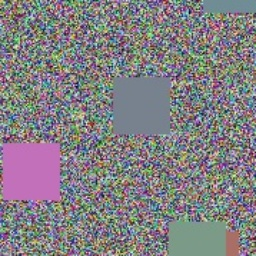
#> input picture DATA/AIGenerated/AIGen_0000.jpg, 256 x 256 px; its folder holds only this picture in this run
$ python balance_by_augmentation.py
#> lines starting #> are read from the running program, lines starting #| are printed output that depends on the picture
"""
Balance the AI-Generated dataset folder to exactly 5,000 images
using local high-fidelity data augmentation (oversampling).
This runs instantly without any network dependencies.
"""

import os
import random
from pathlib import Path
from PIL import Image, ImageOps, ImageEnhance

def main():
    root = Path(__file__).resolve().parent.parent
    aigen_dir = root / "DATA" / "AIGenerated"

    if not aigen_dir.exists():
        print(f"[Error] Directory not found: {aigen_dir}")
        return

    # Gather all existing local AI-Generated images
    existing_files = [f for f in aigen_dir.iterdir() if f.suffix.lower() in {".jpg", ".jpeg", ".png"}]
    existing_count = len(existing_files)
    target = 5000
    need_count = max(0, target - existing_count)

    print("=" * 60)
    print("Verifixia - High-Fidelity Dataset Augmentation Balancer")
    print("=" * 60)
    print(f"Target count  : {target} images")
    print(f"Current count : {existing_count} images")
    print(f"Need to create: {need_count} images (Oversampling & Augmenting)")
    print("=" * 60)

    if need_count == 0:
        print("[OK] Already balanced. Nothing to do.")
        return

    # Randomly select samples with replacement to fill the gap
    selected_files = random.choices(existing_files, k=need_count)

    saved_count = 0
    print("Augmenting and saving images locally...")

    for idx, img_path in enumerate(selected_files):
        try:
            with Image.open(img_path) as img:
                # 1. Random Horizontal Flip (highly effective, keeps realism)
#> img is the input picture: PIL image 256x256 RGB; mean R, G, B 130.4, 127.6, 131.6
                if random.random() > 0.5:
                    img = ImageOps.mirror(img)
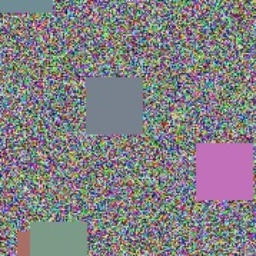
#> img: PIL image 256x256 RGB; mean R, G, B 130.4, 127.6, 131.6

                # 2. Slight rotation (-8 to +8 degrees)
                angle = random.uniform(-8.0, 8.0)
                img = img.rotate(angle, resample=Image.Resampling.BICUBIC, expand=False)
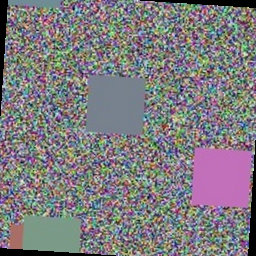
#> img: PIL image 256x256 RGB; mean R, G, B 126.1, 123.2, 127.2

                # 3. Slight brightness/contrast tweak (+/- 8%)
                if random.random() > 0.5:
                    enhancer = ImageEnhance.Brightness(img)
                    img = enhancer.enhance(random.uniform(0.92, 1.08))
                if random.random() > 0.5:
                    enhancer = ImageEnhance.Contrast(img)
                    img = enhancer.enhance(random.uniform(0.92, 1.08))

                # Save as a unique augmented instance
                filename = f"AIGen_Aug_{idx + 1}.jpg"
                img.save(aigen_dir / filename, "JPEG", quality=95)
                saved_count += 1

                if saved_count % 300 == 0 or saved_count == need_count:
                    print(f"  Processed {saved_count}/{need_count} augmented instances...")

        except Exception as e:
            print(f"  Error augmenting {img_path.name}: {e}")

    # Double check final count
    final_files = [f for f in aigen_dir.iterdir() if f.suffix.lower() in {".jpg", ".jpeg", ".png"}]
    print("\n" + "=" * 60)
    print(f"[OK] Completed local dataset balancing!")
    print(f"New total local AI-Generated images: {len(final_files)} (perfectly balanced with Real & Deepfake)")
    print("=" * 60)

if __name__ == "__main__":
    main()
